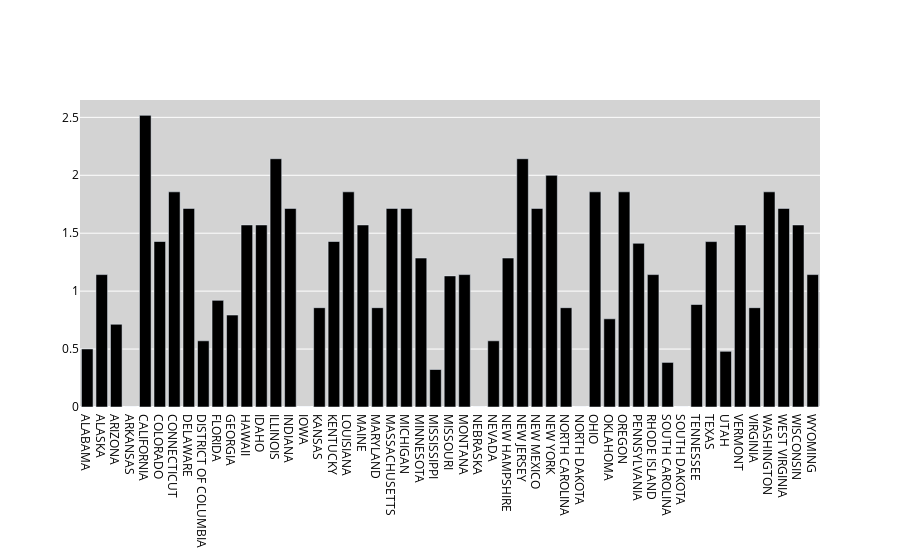

The notebook cell this image was saved under:
### Code cell
fig_state_shares = go.Figure()

fig_state_shares.add_trace(go.Bar(x=state_df[apr4_idx]['state_name'],
                y=state_df[apr4_idx]['SAH_cumexp'],
                name='Employment Weighted Duration of Stay-at-Home (in Weeks)',
                marker_color='black',
                textfont=dict(color="black")
                ))

fig_state_shares.update_layout(
    legend=dict(
        x=.25,
        y=1.0,
        bgcolor='LightGray',
        bordercolor='rgba(255, 255, 255, 0)'
    ),
    plot_bgcolor='LightGray'
)
fig_state_shares.update_xaxes(tickfont=dict(color='black'))
fig_state_shares.update_yaxes(tickfont=dict(color='black'))

fig_state_shares.show()

fig_state_shares.write_image("../../output/plots/state-emp-shares.pdf", width=900, height=600, scale=3)

### Figure 1 — Plotly figure (JSON) as saved in the notebook; plotly's stock layout.template omitted (floating-point values rounded to 4 significant figures)
{"data": [{"marker": {"color": "black"}, "name": "Employment Weighted Duration of Stay-at-Home (in Weeks)", "textfont": {"color": "black"}, "type": "bar", "x": ["ALABAMA", "ALASKA", "ARIZONA", "ARKANSAS", "CALIFORNIA", "COLORADO", "CONNECTICUT", "DELAWARE", "DISTRICT OF COLUMBIA", "FLORIDA", "GEORGIA", "HAWAII", "IDAHO", "ILLINOIS", "INDIANA", "IOWA", "KANSAS", "KENTUCKY", "LOUISIANA", "MAINE", "MARYLAND", "MASSACHUSETTS", "MICHIGAN", "MINNESOTA", "MISSISSIPPI", "MISSOURI", "MONTANA", "NEBRASKA", "NEVADA", "NEW HAMPSHIRE", "NEW JERSEY", "NEW MEXICO", "NEW YORK", "NORTH CAROLINA", "NORTH DAKOTA", "OHIO", "OKLAHOMA", "OREGON", "PENNSYLVANIA", "RHODE ISLAND", "SOUTH CAROLINA", "SOUTH DAKOTA", "TENNESSEE", "TEXAS", "UTAH", "VERMONT", "VIRGINIA", "WASHINGTON", "WEST VIRGINIA", "WISCONSIN", "WYOMING"], "y": [0.5011, 1.143, 0.7143, 0, 2.517, 1.429, 1.857, 1.714, 0.5714, 0.9204, 0.7936, 1.571, 1.571, 2.143, 1.714, 0, 0.8571, 1.429, 1.857, 1.571, 0.8571, 1.714, 1.714, 1.286, 0.3237, 1.132, 1.143, 0, 0.5714, 1.286, 2.143, 1.714, 2.0, 0.8571, 0, 1.857, 0.7613, 1.857, 1.413, 1.143, 0.385, 0, 0.885, 1.428, 0.4808, 1.571, 0.8571, 1.857, 1.714, 1.571, 1.143]}], "layout": {"legend": {"bgcolor": "LightGray", "bordercolor": "rgba(255, 255, 255, 0)", "x": 0.25, "y": 1}, "plot_bgcolor": "LightGray", "xaxis": {"tickfont": {"color": "black"}}, "yaxis": {"tickfont": {"color": "black"}}}}
